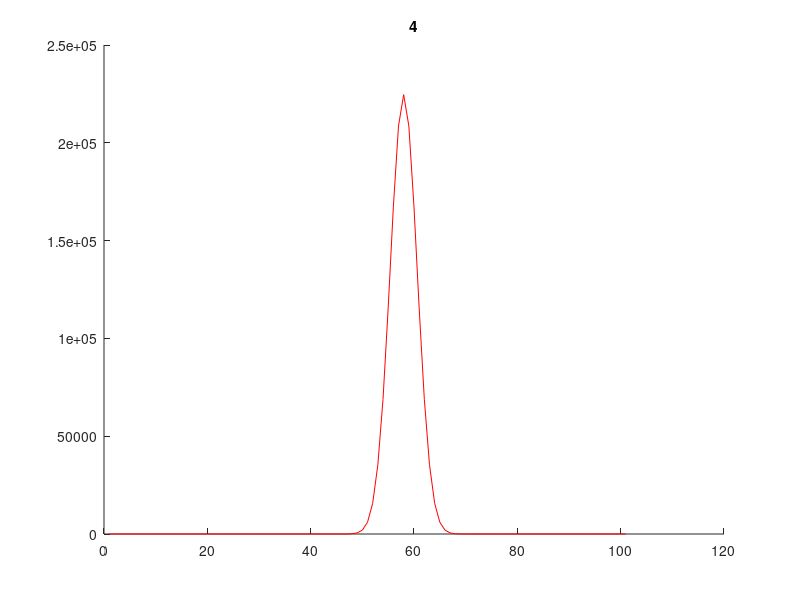

Source code (MATLAB):
clear;
F=dlmread('name.txt');

for n1=1:size(F,1)
figure(1);
clf;
hold on;
plot(F(n1,2:end),'r-')
title(F(n1,1));
pause(0.01);
end